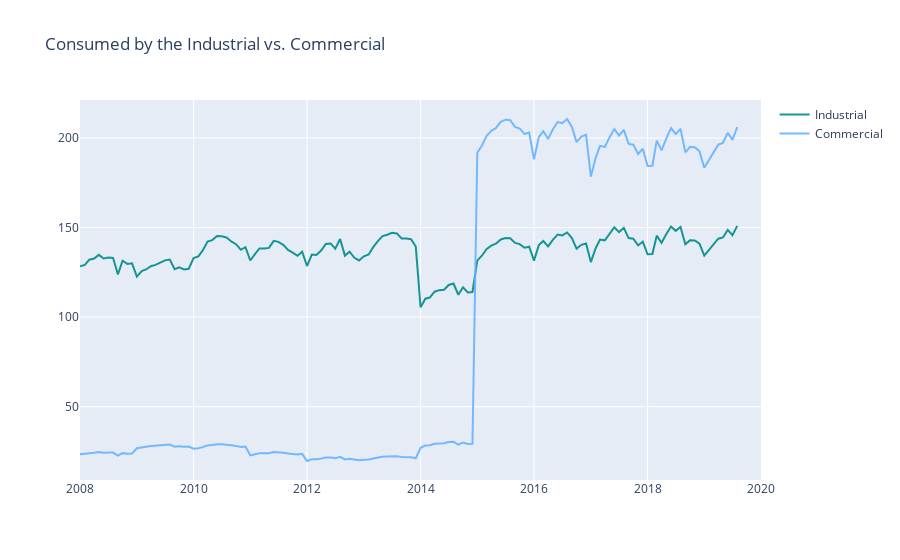

The cell this chart's notebook holds for it:
### Markdown cell above
## Consumed by the Industrial vs. Commercial

### Code cell
fig = go.Figure()
fig.add_trace(go.Scatter(
                x=df.Date,
                y=df['Motor Gasoline Consumed by the Industrial Sector(T/ B per Day)'],
                name='Industrial',
                line_color='#008B8B',
                opacity=0.9))

fig.add_trace(go.Scatter(
                x=df.Date,
                y=df['Motor Gasoline Consumed by the Commercial Sector(T/ B per Day)'],
                name='Commercial',
                line_color='#66b3ff',
                opacity=0.9))

# Use date string to set xaxis range
fig.update_layout(xaxis_range=['2008-01-01','2020-01-01'],
                  title_text='Consumed by the Industrial vs. Commercial')
fig.show()

### Figure 1 — Plotly figure (JSON) as saved in the notebook; plotly's stock layout.template omitted (floating-point values rounded to 4 significant figures; data arrays with more than 128 entries replaced by an {"elided": "..."} marker saying what was removed)
{"data": [{"line": {"color": "#008B8B"}, "name": "Industrial", "opacity": 0.9, "type": "scatter", "x": {"elided": "140 str values"}, "y": {"elided": "140 float values"}}, {"line": {"color": "#66b3ff"}, "name": "Commercial", "opacity": 0.9, "type": "scatter", "x": {"elided": "140 str values"}, "y": {"elided": "140 float values"}}], "layout": {"title": {"text": "Consumed by the Industrial vs. Commercial"}, "xaxis": {"range": ["2008-01-01", "2020-01-01"]}}}
